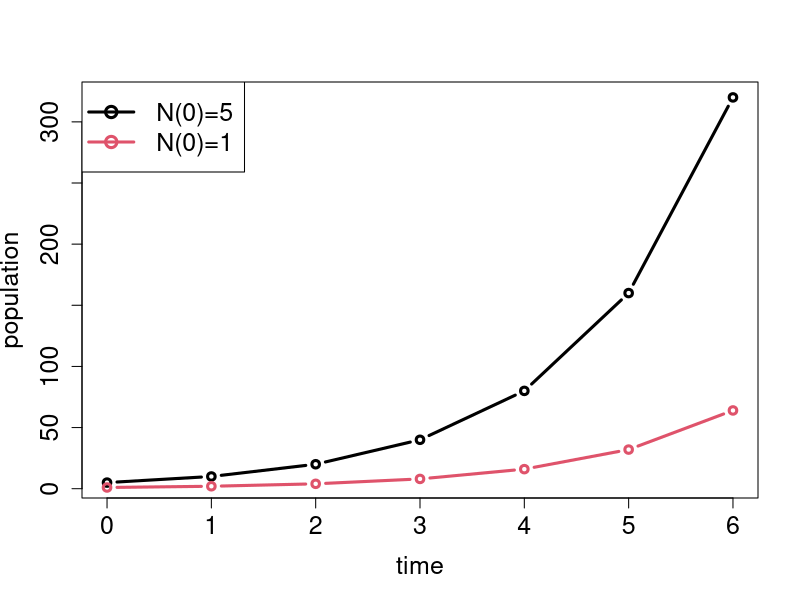
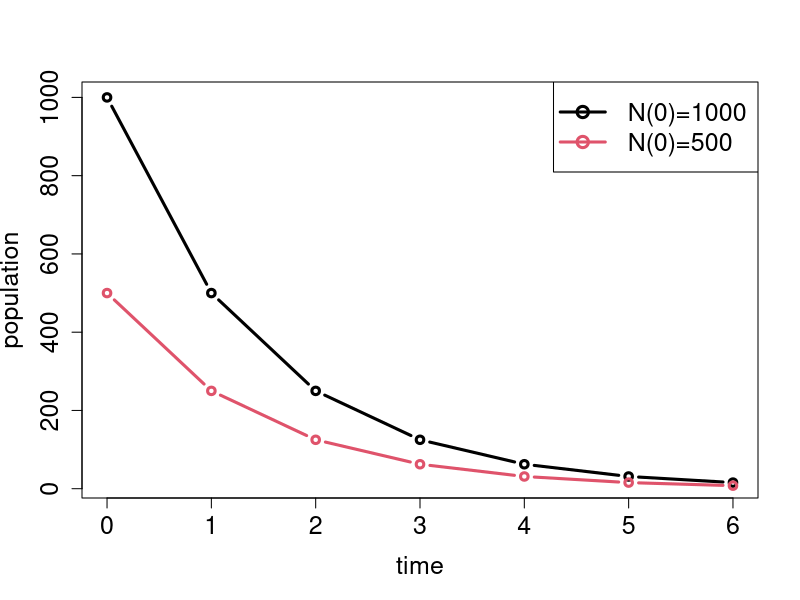

Recreate these plots in R, in order.
## ---- chunk 1
x <- 0:6
y0 <- 5
plot(x,y0*2^x,t='b',lwd=3, cex.axis=1.5,cex.lab=1.5, xlab='time', ylab='population')
y0<- 1
lines(x,y0*2^x ,t='b',lwd=3, col=2)
leg.txt <- c("N(0)=5","N(0)=1")
legend("topleft", leg.txt, cex=1.5, col=c(1,2), pch=1, lty=1, lwd=3)
y0 <- 1000
plot(x,y0*0.5^x,t='b',lwd=3, cex.axis=1.5,cex.lab=1.5, xlab='time', ylab='population')
y0<- 500
lines(x,y0*0.5^x,t='b',lwd=3,col=2)
leg.txt <- c("N(0)=1000","N(0)=500")
legend("topright", leg.txt, cex=1.5, col=c(1,2), pch=1, lty=1, lwd=3)
